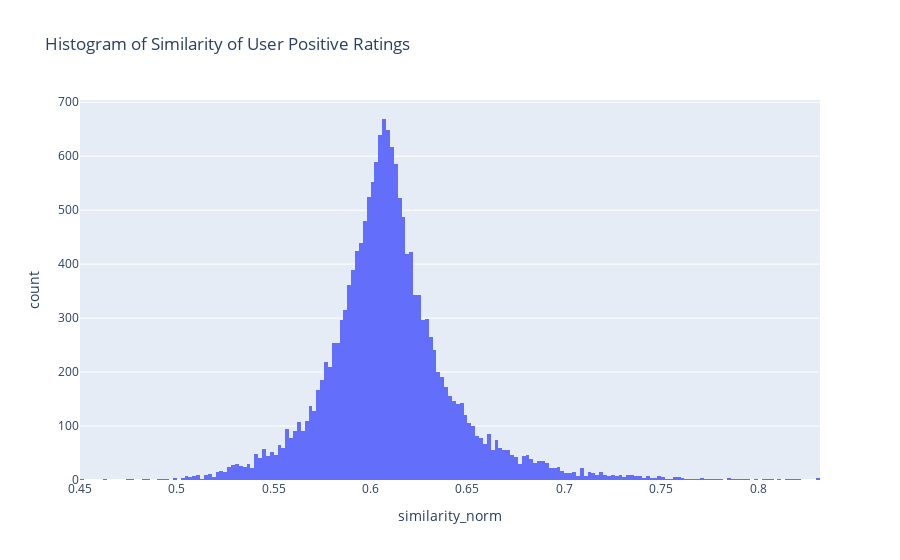

The cell this chart's notebook holds for it:
### Code cell
users["similarity_norm"] = users["similarity"].apply(lambda x: (x + 1) / 2)
px.histogram(users, x="similarity_norm", title="Histogram of Similarity of User Positive Ratings")

### Figure 1 — Plotly figure (JSON) as saved in the notebook; plotly's stock layout.template omitted (floating-point values rounded to 4 significant figures; data arrays with more than 128 entries replaced by an {"elided": "..."} marker saying what was removed)
{"data": [{"alignmentgroup": "True", "bingroup": "x", "hovertemplate": "similarity_norm=%{x}<br>count=%{y}<extra></extra>", "legendgroup": "", "marker": {"color": "#636efa"}, "name": "", "offsetgroup": "", "orientation": "v", "showlegend": false, "type": "histogram", "x": {"elided": "26265 float values"}, "xaxis": "x", "yaxis": "y"}], "layout": {"barmode": "relative", "legend": {"tracegroupgap": 0}, "title": {"text": "Histogram of Similarity of User Positive Ratings"}, "xaxis": {"anchor": "y", "domain": [0, 1], "title": {"text": "similarity_norm"}}, "yaxis": {"anchor": "x", "domain": [0, 1], "title": {"text": "count"}}}}
